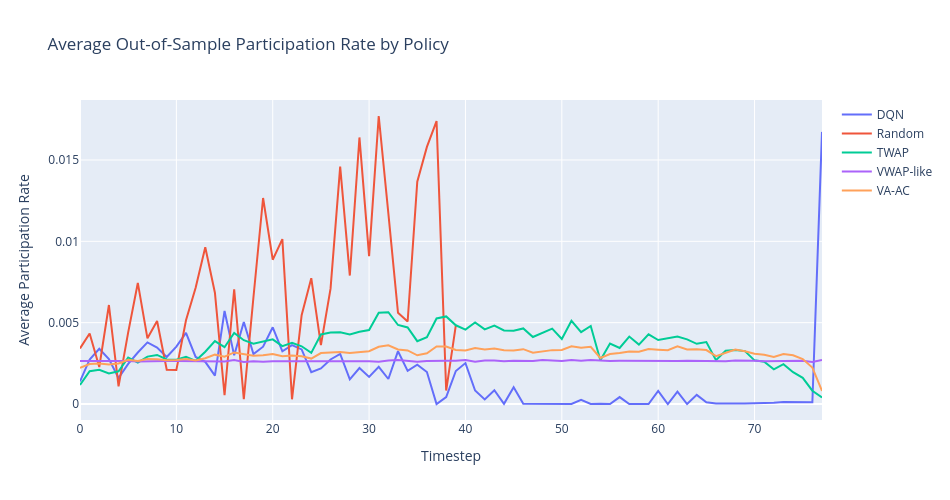

The notebook cell this image was saved under:
### Code cell
# 3. OOS Participation Dynamics by Policy

fig = go.Figure()

for policy in df_all_oos["policy"].unique():
    df_policy = df_all_oos[df_all_oos["policy"] == policy]

    avg_participation = (
        df_policy
        .groupby("t")["participation_rate"]
        .mean()
        .reset_index()
    )

    fig.add_trace(
        go.Scatter(
            x=avg_participation["t"],
            y=avg_participation["participation_rate"],
            mode="lines",
            name=policy
        )
    )

fig.update_layout(
    title="Average Out-of-Sample Participation Rate by Policy",
    xaxis_title="Timestep",
    yaxis_title="Average Participation Rate",
    height=500,
    width=950
)

fig.show()
fig.write_image("../results/plots/06_average_participation_rate.png")
display(Image(filename="../results/plots/06_average_participation_rate.png"))
